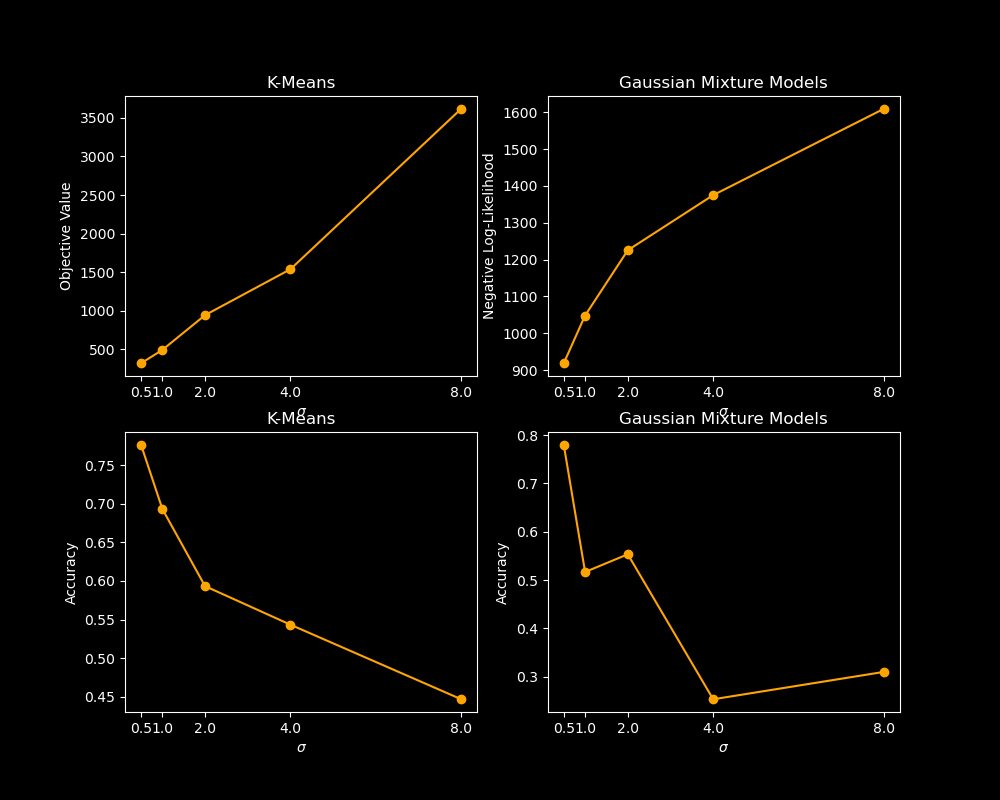

Write the Python code that produced this figure.

import matplotlib.pyplot as plt
import numpy as np
from KMeans import KMeans
from GaussianMixtureModel import GaussianMixtureModel
import math
import itertools


def match_centers(target_centers, pred_centers):
    index_pairs = list(itertools.product([0, 1, 2], [0, 1, 2]))
    distances = [np.linalg.norm(target_centers[i] - pred_centers[j]) for i, j in index_pairs]

    combined_lists = list(zip(index_pairs, distances))
    sorted_combined = sorted(combined_lists, key=lambda x: x[1])
    
    target_used = set()
    pred_used = set()
    output = []
    for e in sorted_combined:
        if e[0][0] not in target_used and e[0][1] not in pred_used:
            output.append(e[0])
            target_used.add(e[0][0])
            pred_used.add(e[0][1])

    return [c[1] for c in sorted(output, key=lambda x: x[0])]

def eval_kmeans(X, target_means, target_clusters):
    kmeans_model = KMeans(3)
    min_loss = math.inf
    accuracy = None
    
    for i in range(N_RESTARTS):
        clusters, centroids, loss = kmeans_model.fit(X)

        link = match_centers(target_means, centroids)
        n_correct = 0
        for j in range(len(target_clusters)):
            if target_clusters[j] == link[clusters[j]]:
                n_correct += 1
        
        temp_accuracy = n_correct / len(target_clusters)

        if loss < min_loss:
            min_loss = loss
            accuracy = temp_accuracy

    kmeans_loss.append(min_loss)
    kmeans_accuracy.append(accuracy)

def eval_gmm(X, target_means, target_clusters):
    gmm_model = GaussianMixtureModel(3)
    min_loss = math.inf
    accuracy = None
    for i in range(N_RESTARTS):
        clusters, means, covariances, loss = gmm_model.fit(X)

        link = match_centers(target_means, means)
        n_correct = 0
        for j in range(len(target_clusters)):
            if target_clusters[j] == link[clusters[j]]:
                n_correct += 1
        
        temp_accuracy = n_correct / len(target_clusters)

        if loss < min_loss:
            min_loss = loss
            accuracy = temp_accuracy

    gmm_loss.append(min_loss)
    gmm_accuracy.append(accuracy)

plt.style.use('dark_background')
# np.random.seed(0)

kmeans_loss = []
kmeans_accuracy = []

gmm_loss = []
gmm_accuracy = []

sigmas = [0.5, 1, 2, 4, 8]

N_RESTARTS = 20

for sigma in sigmas:

    target_means = [
        np.array([-1, -1]),
        np.array([1, -1]),
        np.array([0, 1])
    ]

    target_clusters = np.repeat(np.arange(3), 100)

    A = np.random.multivariate_normal(
        target_means[0], 
        sigma * np.array([[2, 0.5], [0.5, 1]]), 
        100
    )

    B = np.random.multivariate_normal(
        target_means[1], 
        sigma * np.array([[1, -0.5], [-0.5, 2]]), 
        100
    )

    C = np.random.multivariate_normal(
        target_means[2], 
        sigma * np.array([[1, 0], [0, 2]]), 
        100
    )

    X = np.vstack((A, B, C))

    # K-Means

    eval_kmeans(X, target_means, target_clusters)

    # GMM

    eval_gmm(X, target_means, target_clusters)
    
plt.figure(figsize=(10, 8))

plt.subplot(2, 2, 1)
plt.plot(sigmas, kmeans_loss, marker='o', color="orange")
plt.xticks(sigmas)
plt.xlabel(r"$\sigma$")
plt.ylabel("Objective Value")
plt.title("K-Means")

plt.subplot(2, 2, 2)
plt.plot(sigmas, gmm_loss, marker='o', color="orange")
plt.xticks(sigmas)
plt.xlabel(r"$\sigma$")
plt.ylabel("Negative Log-Likelihood")
plt.title("Gaussian Mixture Models") 

plt.subplot(2, 2, 3)
plt.plot(sigmas, kmeans_accuracy, marker='o', color="orange")
plt.xticks(sigmas)
plt.xlabel(r"$\sigma$")
plt.ylabel("Accuracy")
plt.title("K-Means")

plt.subplot(2, 2, 4)
plt.plot(sigmas, gmm_accuracy, marker='o', color="orange")
plt.xticks(sigmas)
plt.xlabel(r"$\sigma$")
plt.ylabel("Accuracy")
plt.title("Gaussian Mixture Models") 

# plt.plot(sigmas, gmm_loss, marker='o', color="orange")
# # for i in range(len(sigmas)):
# #     plt.annotate("{:.2f}".format(kmeans_loss[i]), (sigmas[i], kmeans_loss[i] + 100), fontsize=8) 
# plt.xticks(sigmas)
# plt.xlabel(r"$\sigma$")
# plt.ylabel("Objective Value")
# plt.title("K-Means")
# plt.show()    

plt.show()
